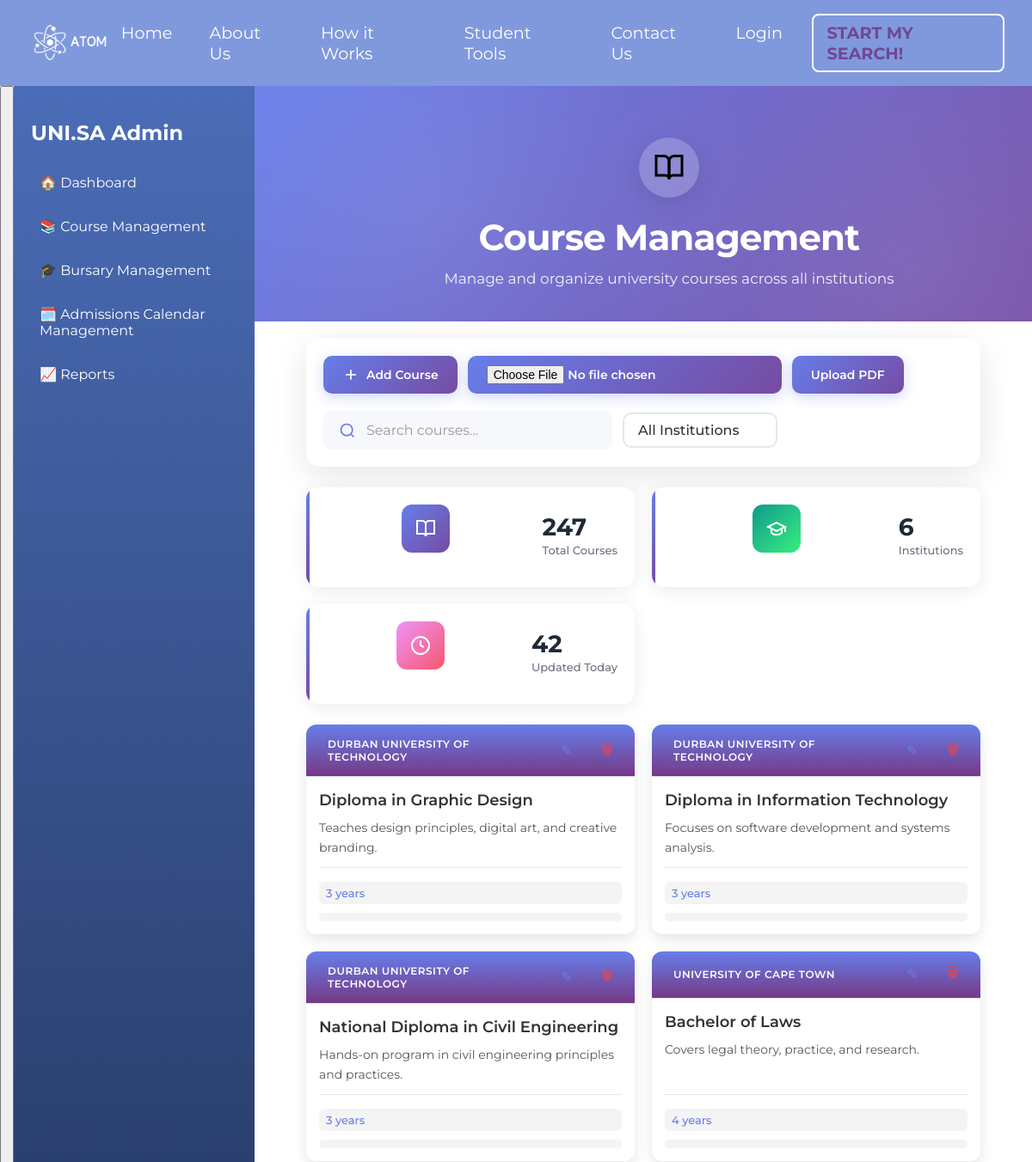
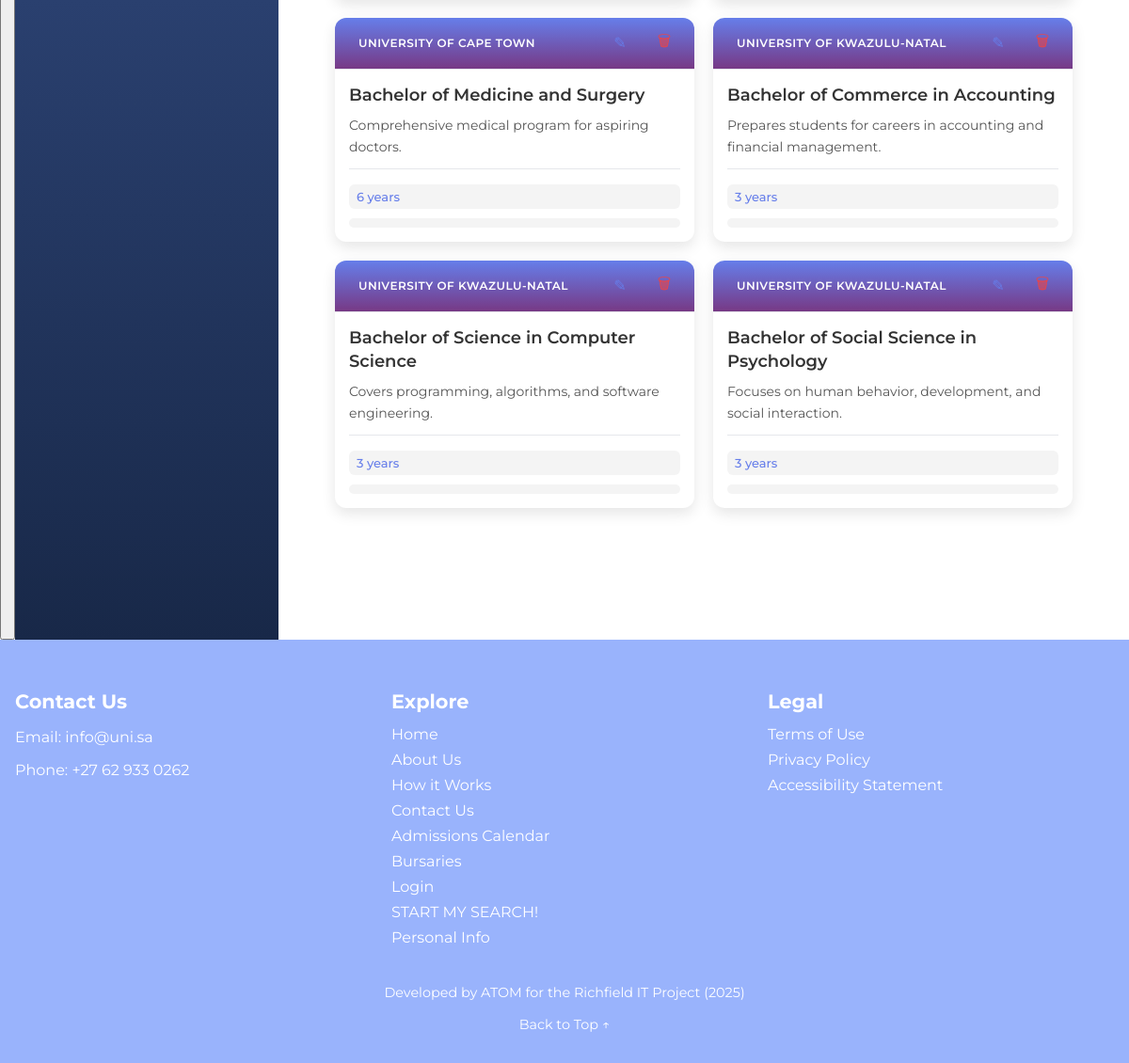
The page /courses/manage on the database its author committed (2 pictures, top to bottom).
### Database/models.py (models this page shows)
class University(db.Model):
    __tablename__ = 'university'
    university_id = db.Column(db.Integer, primary_key=True)
    name = db.Column(db.String(200), unique=True, nullable=False)
    city = db.Column(db.String(100), nullable=False)
    province_state = db.Column(db.String(100), nullable=False)
    programs = db.relationship('Program', backref='university', lazy=True)

class Program(db.Model):
    __tablename__ = 'program'
    program_id = db.Column(db.Integer, primary_key=True)
    university_id = db.Column(db.Integer, db.ForeignKey('university.university_id'), nullable=False)
    program_name = db.Column(db.String(200), nullable=False)
    degree_type = db.Column(db.String(50))
    duration_years = db.Column(db.Integer)
    description = db.Column(db.Text)
    location = db.Column(db.String(100))        # NEW
    study_mode = db.Column(db.String(20))      # NEW
    __table_args__ = (db.UniqueConstraint('university_id', 'program_name', name='_program_name_uc'),)
    requirements = db.relationship('Requirement', backref='program', lazy=True)
    applications = db.relationship('Application', backref='program', lazy=True)

### routes/courses.py (the view)
@courses.route('/manage')
def manage_courses():
    universities = University.query.all()
    courses = db.session.query(Program, University)\
        .join(University)\
        .order_by(University.name, Program.program_name)\
        .all()
    course_list = []
    for program, university in courses:
        requirements = Requirement.query.filter_by(program_id=program.program_id).all()
        course_list.append({
            'id': program.program_id,
            'title': program.program_name,
            'description': program.description,
            'college': university.name,
            'college_id': university.university_id,
            'duration': f"{program.duration_years} years",
            'degree_type': program.degree_type,
            'location': program.location,
            'study_mode': program.study_mode,
            'requirements': requirements
        })
    return render_template('Admin/course_management.html',
                         courses=course_list,
                         universities=universities)

### templates/Admin/course_management.html (shortened to what this page needs)
{% extends 'Admin/admin.html' %}
{% set active_page = 'courses' %}
{% block head_extras %}
  <link rel="stylesheet" href="{{ url_for('static', filename='css/course_mangement.css') }}">
  <link rel="stylesheet" href="{{ url_for('static', filename='css/admin.css') }}">
{% endblock %}
{% block admin_content %}
<div class="course-management-wrapper">
  <div class="hero-section">
    <div class="hero-content">
      <div class="hero-icon">
        <svg xmlns="http://www.w3.org/2000/svg" width="64" height="64" viewBox="0 0 24 24" fill="none" stroke="currentColor" stroke-width="2">
          <path d="M2 3h6a4 4 0 0 1 4 4v14a3 3 0 0 0-3-3H2z"></path>
          <path d="M22 3h-6a4 4 0 0 0-4 4v14a3 3 0 0 1 3-3h7z"></path>
        </svg>
      </div>
      <h1 class="hero-title">Course Management</h1>
      <p class="hero-subtitle">Manage and organize university courses across all institutions</p>
    </div>
  </div>
  <div class="content-container">
    <div class="control-panel">
      <div class="control-left">
        <button class="btn-primary" onclick="openAddModal()">
          <svg xmlns="http://www.w3.org/2000/svg" width="20" height="20" viewBox="0 0 24 24" fill="none" stroke="currentColor" stroke-width="2">
            <line x1="12" y1="5" x2="12" y2="19"></line>
            <line x1="5" y1="12" x2="19" y2="12"></line>
          </svg>
          Add Course
        </button>
  <input type="file" id="importPDF" accept="application/pdf" class="btn-primary">
<button id="uploadPDFBtn" class="btn-primary">Upload PDF</button>
      </div>
      <div class="control-right">
        <div class="search-box">
          <svg xmlns="http://www.w3.org/2000/svg" width="20" height="20" viewBox="0 0 24 24" fill="none" stroke="currentColor" stroke-width="2">
            <circle cx="11" cy="11" r="8"></circle>
            <path d="m21 21-4.35-4.35"></path>
          </svg>
          <input type="text" id="searchInput" placeholder="Search courses..." onkeyup="searchCourses()">
        </div>
        <select id="collegeFilter" class="filter-select" onchange="filterCourses()" aria-label="Filter">
          <option value="all">All Institutions</option>
        </select>
      </div>
    </div>
    <div class="stats-grid">
      <div class="stat-card stat-primary">
        <div class="stat-icon">
          <svg xmlns="http://www.w3.org/2000/svg" width="24" height="24" viewBox="0 0 24 24" fill="none" stroke="currentColor" stroke-width="2">
            <path d="M2 3h6a4 4 0 0 1 4 4v14a3 3 0 0 0-3-3H2z"></path>
            <path d="M22 3h-6a4 4 0 0 0-4 4v14a3 3 0 0 1 3-3h7z"></path>
          </svg>
        </div>
        <div class="stat-info">
          <h3 class="stat-number">247</h3>
          <p class="stat-label">Total Courses</p>
        </div>
      </div>
      <div class="stat-card stat-success">
        <div class="stat-icon">
          <svg xmlns="http://www.w3.org/2000/svg" width="24" height="24" viewBox="0 0 24 24" fill="none" stroke="currentColor" stroke-width="2">
            <path d="M22 10v6M2 10l10-5 10 5-10 5z"></path>
            <path d="M6 12v5c3 3 9 3 12 0v-5"></path>
          </svg>
        </div>
        <div class="stat-info">
          <h3 class="stat-number">6</h3>
          <p class="stat-label">Institutions</p>
        </div>
      </div>
      <div class="stat-card stat-warning">
        <div class="stat-icon">
          <svg xmlns="http://www.w3.org/2000/svg" width="24" height="24" viewBox="0 0 24 24" fill="none" stroke="currentColor" stroke-width="2">
            <circle cx="12" cy="12" r="10"></circle>
            <polyline points="12 6 12 12 16 14"></polyline>
          </svg>
        </div>
        <div class="stat-info">
          <h3 class="stat-number">42</h3>
          <p class="stat-label">Updated Today</p>
        </div>
      </div>
    </div>
    <div class="courses-grid">
      {% for course in courses %}
      <div class="course-card" data-college="{{ course.college }}">
        <div class="card-header">
          <span class="college-badge badge-{{ course.college | lower }}">{{ course.college }}</span>
          <div class="card-actions">
            <button class="btn-icon btn-edit" data-id="{{ course.id }}">✎</button>
            <button class="btn-icon btn-delete" data-id="{{ course.id }}">🗑</button>
          </div>
        </div>
        <div class="card-body">
          <h3 class="course-title">{{ course.title }}</h3>
          <p class="course-description">{{ course.description }}</p>
          <div class="course-meta">
            <div class="meta-item">{{ course.duration }}</div>
            <div class="meta-item">{{ course.fees }}</div>
          </div>
        </div>
      </div>
      {% endfor %}
    </div>
{% endblock %}

### templates/Admin/admin.html (shortened to what this page needs)
{% extends 'base.html' %}
{% block content %}
<div class="admin-dashboard">
  <button class="admin-menu-btn" aria-label="Toggle admin menu" aria-expanded="false" type="button">
  </button>
  <aside class="sidebar">
    <h2 class="logo">UNI.SA Admin</h2>
    <nav class="sidebar-nav">
      <a href="{{ url_for('admin') }}" class="nav-item">🏠 Dashboard</a>
      <a href="{{ url_for('course_management') }}" class="nav-item">📚 Course Management</a>
      <a href="{{ url_for('bursary_management') }}" class="nav-item">🎓 Bursary Management</a>
      <a href="{{ url_for('admissions_calendar_management') }}" class="nav-item">🗓️ Admissions Calendar Management</a>
      <a href="#" class="nav-item">📈 Reports</a>
    </nav>
  </aside>
  <main class="dashboard-content">
    {% block admin_content %}{% endblock %}
  </main>
</div>
{% endblock %}

### templates/base.html (shortened to what this page needs)
<!DOCTYPE html>
<html lang="en">
  <head>
<head>
  <link rel="stylesheet" href="{{ url_for('static', filename='styles.css') }}" />
  <link rel="stylesheet" href="{{url_for('static', filename='css/chat.css')}}" />
  <link rel="stylesheet" href="{{ url_for('static', filename='css/mobile-fixes.css') }}">
  <link rel="stylesheet" href="{{ url_for('static', filename='css/mobile-menu.css') }}">
    <link
      rel="stylesheet"
      href="https://cdnjs.cloudflare.com/ajax/libs/font-awesome/6.4.0/css/all.min.css"
    />
    <link
      rel="stylesheet"
      href="{{ url_for('static', filename='styles.css') }}"
    />
    <link
      rel="stylesheet"
      href="{{url_for('static', filename='css/chat.css')}}"
    />
    {% block head_extras %}{% endblock %}
  </head>
  <body>
    <nav class="navbar">
      <a href="{{ url_for('home_page') }}">
        <img
          class="logo"
          src="{{ url_for('static', filename='img/atom-removebg-preview.png') }}"
          alt="uni.sa"
        />
      </a>
    <ul>
        <li><a href="{{ url_for('home_page') }}" class="underline">Home</a></li>
        <li><a href="{{ url_for('about') }}" class="underline">About Us</a></li>
        <li>
          <a href="{{ url_for('how_it_works') }}" class="underline"
            >How it Works</a
          >
        </li>
        <li class="dropdown">
          <a href="#">Student Tools</a>
        </li>
        <li>
          <a href="{{ url_for('contact') }}" class="underline">Contact Us</a>
        </li>
        {% if session.get('is_admin') %}
        <li>
          <a href="{{ url_for('admin_logout') }}" class="underline">Logout</a>
        </li>
        {% elif session.get('name') %}
        <li><a href="{{ url_for('logout') }}" class="underline">Logout</a></li>
        {% else %}
        <li><a href="{{ url_for('login') }}" class="underline">Login</a></li>
        {% endif %}
        <li>
          <a href="{{ url_for('start_search') }}" class="special-link"
            >START MY SEARCH!</a
          >
        </li>
      </ul>
    </nav>
    {% block content %}{% endblock %}
    <footer>
      <div class="footer-container">
        <div class="footer-section contact">
          <h3>Contact Us</h3>
          <p>Email: <a href="mailto:tmothilall07@gmail.com">info@uni.sa</a></p>
          <p>Phone: +27 62 933 0262</p>
        </div>
        <div class="footer-section explore">
          <h3>Explore</h3>
          <ul>
            <li><a href="{{ url_for('home_page') }}">Home</a></li>
            <li><a href="{{ url_for('about') }}">About Us</a></li>
            <li><a href="{{ url_for('how_it_works') }}">How it Works</a></li>
            <li><a href="{{ url_for('contact') }}">Contact Us</a></li>
            <li>
              <a href="{{ url_for('admissions') }}">Admissions Calendar</a>
            </li>
            <li><a href="{{ url_for('bursaries') }}">Bursaries</a></li>
            <li><a href="{{ url_for('login') }}">Login</a></li>
            <li>
              <a href="{{ url_for('start_search') }}">START MY SEARCH!</a>
            </li>
            <li><a href="{{ url_for('personal_info') }}">Personal Info</a></li>
          </ul>
        </div>
        <div class="footer-section legal">
          <h3>Legal</h3>
          <ul>
            <li><a href="{{ url_for('terms') }}">Terms of Use</a></li>
            <li><a href="{{ url_for('privacy') }}">Privacy Policy</a></li>
            <li><a href="#">Accessibility Statement</a></li>
          </ul>
        </div>
      </div>
      <p class="footer-bottom">
        Developed by ATOM for the Richfield IT Project (2025)
      </p>
      <a href="#top" class="back-to-top">Back to Top ↑</a>
    </footer>
  </body>
</html>

### static/styles.css (style rules this page uses)
body { font-family: 'Montserrat', sans-serif; margin: 0; padding: 0; }
.navbar { background: #8099dd; color: #fff; padding: 1rem 2rem; display: flex; align-items: center; justify-content: space-between; }
.navbar .logo { font-size: 2rem; font-weight: bold; letter-spacing: 2px; height: 55px; width: auto; }
.navbar a .logo { transition: transform 0.3s; }
.navbar ul { list-style: none; display: flex; gap: 1.5rem; margin: 0; padding: 0; }
.navbar ul li { position: relative; }
.navbar ul li a { color: #ffffff; text-decoration: none; font-size: 1.2rem; position: relative; padding: 10px 0.6rem; transition: color 0.2s; display: inline-block; }
.navbar ul li a.underline::after { content: ""; position: absolute; left: 0; bottom: 0; width: 0; height: 2px; background-color: #7d2ed8; transition: width 0.3s ease-in-out; }
.navbar ul li a.special-link { border: 2px solid #ffffff; color: #704792; padding: 0.5rem 1rem; border-radius: 8px; font-weight: bold; text-decoration: none; transition: background 0.3s, color 0.3s, transform 0.3s; }
.dropdown { position: relative; }
footer { background-color: #99b3fc; color: white; padding: 2rem 1rem; text-align: left; font-family: 'Montserrat', sans-serif; }
.footer-container { display: flex; flex-wrap: wrap; gap: 2rem; justify-content: space-between; }
.footer-section { flex: 1 1 200px; }
.footer-section h3 { font-size: 1.3rem; margin-bottom: 0.8rem; color: white; }
.footer-section ul { list-style: none; padding: 0; margin: 0; }
.footer-section ul li { margin-bottom: 0.5rem; }
.footer-section a { color: white; text-decoration: none; transition: color 0.3s; }
.footer-bottom { margin-top: 2rem; text-align: center; font-size: 0.9rem; }
.back-to-top { display: block; margin: 1rem auto 0 auto; text-align: center; color: white; text-decoration: none; font-size: 0.9rem; }
.stat-icon { width: 70px; height: 70px; margin: 0 auto 20px; border-radius: 50%; display: flex; align-items: center; justify-content: center; transition: all 0.3s ease; }
.stat-number { font-size: 72px; font-weight: 800; color: #6B21A8; line-height: 1; display: inline-block; }
.stat-label { font-size: 16px; color: #4B5563; font-weight: 600; margin-top: 16px; line-height: 1.5; }

### static/css/chat.css (style rules this page uses)
:root { --atom-bg: transparent; --atom-border: rgba(255, 255, 255, 0.15); --atom-glow: rgba(173, 130, 255, 0.6); --atom-accent: #b28ef5; --atom-text: #f3f3f3; --atom-subtext: #b8b8b8; --atom-gradient: linear-gradient(135deg, #b28ef5, #8ab4f8); }

### static/css/mobile-menu.css (style rules this page uses)
.mobile-menu { display: none; }

### static/css/admin.css (style rules this page uses)
.admin-dashboard { display: flex; min-height: 100vh; font-family: 'Montserrat', sans-serif; }
.sidebar { background: linear-gradient(180deg, #4b6cb7, #182848); color: white; width: 240px; padding: 20px; display: flex; flex-direction: column; }
.sidebar .logo { font-size: 1.5em; margin-bottom: 1em; }
.sidebar-nav { display: flex; flex-direction: column; gap: 12px; }
.sidebar-nav .nav-item { color: white; text-decoration: none; padding: 10px; border-radius: 6px; transition: background 0.3s; }
.dashboard-content { flex: 1; color: purple; padding: 40px; }

### rows shown on the page
University: college "DURBAN UNIVERSITY OF TECHNOLOGY" "DURBAN UNIVERSITY OF TECHNOLOGY" "DURBAN UNIVERSITY OF TECHNOLOGY"
Program: title "Diploma in Graphic Design", description "Teaches design principles, digital art, and creative branding."
Program: title "Diploma in Information Technology", description "Focuses on software development and systems analysis."
Program: title "National Diploma in Civil Engineering", description "Hands-on program in civil engineering principles and practices."
University: college "UNIVERSITY OF CAPE TOWN" "UNIVERSITY OF CAPE TOWN"
Program: title "Bachelor of Laws", description "Covers legal theory, practice, and research."
Program: title "Bachelor of Medicine and Surgery", description "Comprehensive medical program for aspiring doctors."
University: college "UNIVERSITY OF KWAZULU-NATAL" "UNIVERSITY OF KWAZULU-NATAL" "UNIVERSITY OF KWAZULU-NATAL"
Program: title "Bachelor of Commerce in Accounting", description "Prepares students for careers in accounting and financial management."
Program: title "Bachelor of Science in Computer Science", description "Covers programming, algorithms, and software engineering."
Program: title "Bachelor of Social Science in Psychology", description "Focuses on human behavior, development, and social interaction."

### other values the page prints
{{ course.duration }} "3 years" "3 years" "3 years" "4 years" "6 years" "3 years" "3 years" "3 years"
